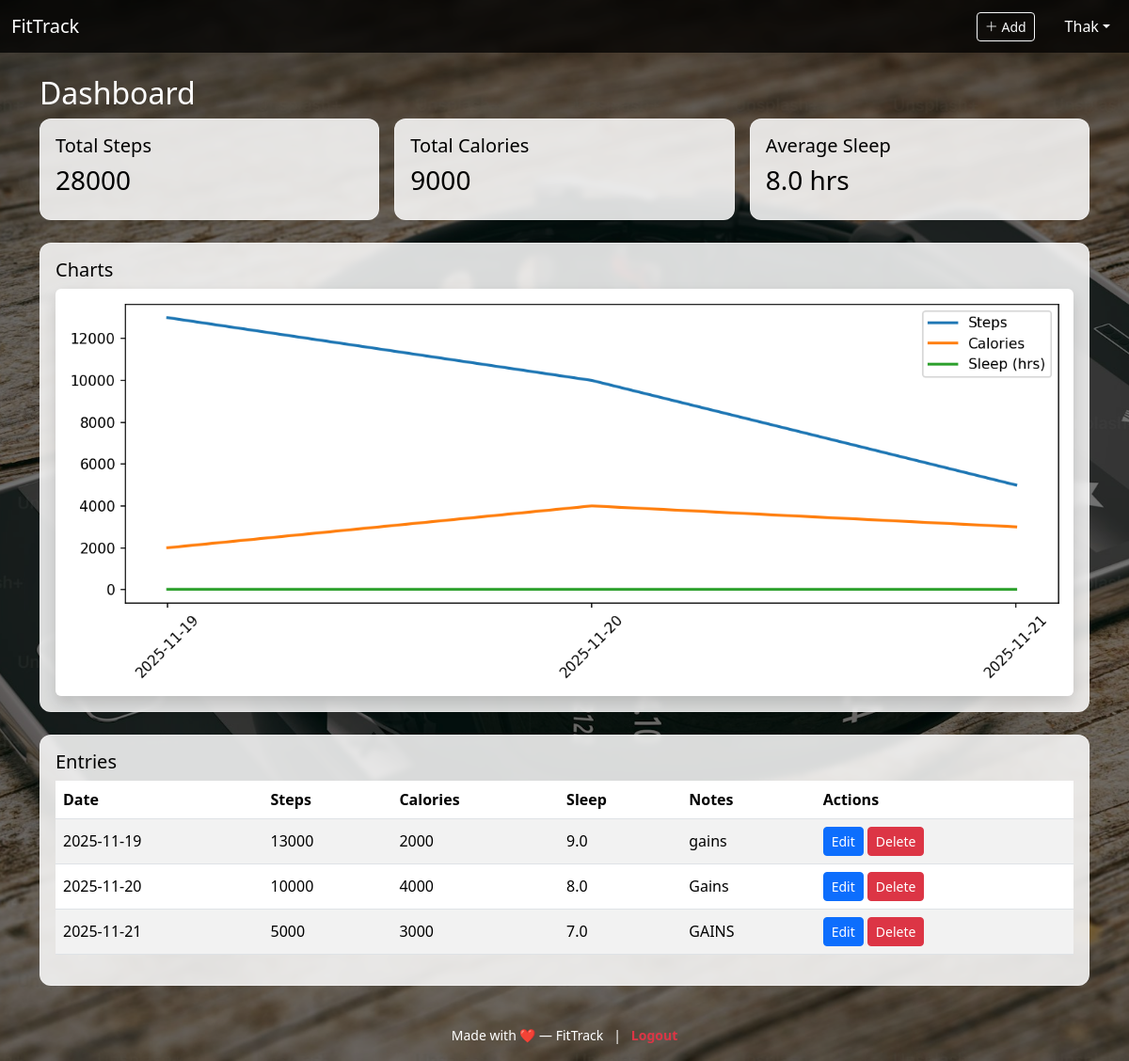
The app's page /dashboard (signed in) with its own data.
### tables this page shows
CREATE TABLE users (
            id INTEGER PRIMARY KEY AUTOINCREMENT,
            username TEXT UNIQUE NOT NULL,
            password TEXT NOT NULL,
            name TEXT,
            email TEXT,
            avatar TEXT
        );

CREATE TABLE fitness (
            id INTEGER PRIMARY KEY AUTOINCREMENT,
            user_id INTEGER,
            date TEXT,
            steps INTEGER,
            calories INTEGER,
            sleep_hours REAL,
            notes TEXT,
            FOREIGN KEY(user_id) REFERENCES users(id)
        );

### app.py (the view)
@app.route("/dashboard")
def dashboard():
    user = current_user()
    if not user:
        return redirect(url_for("login"))
    conn = get_db()
    rows = conn.execute(
        "SELECT * FROM fitness WHERE user_id=? ORDER BY date ASC",
        (user["id"],)
    ).fetchall()
    conn.close()
    total_steps = sum(r["steps"] or 0 for r in rows)
    total_cal = sum(r["calories"] or 0 for r in rows)
    avg_sleep = round(
        sum(r["sleep_hours"] or 0 for r in rows) / len(rows), 2
    ) if rows else 0
    return render_template(
        "dashboard.html",
        records=rows,
        total_steps=total_steps,
        total_cal=total_cal,
        avg_sleep=avg_sleep
    )

### app.py (called while the page is built)
def get_db():
    conn = sqlite3.connect(DB)
    conn.row_factory = sqlite3.Row
    return conn

@app.context_processor
def inject_user():
    return dict(current_user=current_user, session=session)

def current_user():
    uid = session.get("user_id")
    if not uid:
        return None
    conn = get_db()
    user = conn.execute("SELECT * FROM users WHERE id=?", (uid,)).fetchone()
    conn.close()
    return user

### templates/dashboard.html
{% extends "base.html" %}
{% block content %}
<h2>Dashboard</h2>
<div class="row g-3">
  <div class="col-md-4">
    <div class="card p-3">
      <h5>Total Steps</h5>
      <h3>{{ total_steps }}</h3>
    </div>
  </div>
  <div class="col-md-4">
    <div class="card p-3">
      <h5>Total Calories</h5>
      <h3>{{ total_cal }}</h3>
    </div>
  </div>
  <div class="col-md-4">
    <div class="card p-3">
      <h5>Average Sleep</h5>
      <h3>{{ avg_sleep }} hrs</h3>
    </div>
  </div>
</div>
<div class="card mt-4 p-3">
  <h5>Charts</h5>
  <img src="{{ url_for('plot_png') }}" class="img-fluid rounded shadow">
</div>
<div class="card mt-4 p-3">
  <h5>Entries</h5>
  <table class="table table-striped">
    <thead>
      <tr>
        <th>Date</th>
        <th>Steps</th>
        <th>Calories</th>
        <th>Sleep</th>
        <th>Notes</th>
        <th>Actions</th>
      </tr>
    </thead>
    <tbody>
      {% for r in records %}
      <tr>
        <td>{{ r['date'] }}</td>
        <td>{{ r['steps'] }}</td>
        <td>{{ r['calories'] }}</td>
        <td>{{ r['sleep_hours'] }}</td>
        <td>{{ r['notes'] }}</td>
        <td>
          <a href="{{ url_for('edit_entry', fid=r['id']) }}" class="btn btn-sm btn-primary">Edit</a>
          <a href="{{ url_for('delete_entry', fid=r['id']) }}" class="btn btn-sm btn-danger" onclick="return confirm('Delete entry?')">Delete</a>
        </td>
      </tr>
      {% else %}
      <tr><td colspan="6" class="text-center">No entries yet</td></tr>
      {% endfor %}
    </tbody>
  </table>
</div>
{% endblock %}

### templates/base.html (shortened to what this page needs)
<!doctype html>
<html lang="en">
<head>
  <link href="https://cdn.jsdelivr.net/npm/bootstrap@5.3.2/dist/css/bootstrap.min.css" rel="stylesheet">
  <link href="https://cdn.jsdelivr.net/npm/bootstrap-icons@1.11.3/font/bootstrap-icons.css" rel="stylesheet">
  <link rel="stylesheet" href="{{ url_for('static', filename='style.css') }}">
</head>
<body class="site-background">
<nav class="navbar navbar-expand-lg navbar-light bg-darkToggle">
  <div class="container-fluid">
    <a class="navbar-brand" href="{{ url_for('dashboard') }}">FitTrack</a>
    <div class="collapse navbar-collapse" id="navmenu">
      <ul class="navbar-nav ms-auto align-items-center">
        {% if session.user_id %}
        <li class="nav-item me-2">
          <a class="btn btn-outline-light btn-sm" href="{{ url_for('add_entry') }}">
            <i class="bi bi-plus-lg"></i> Add
          </a>
        </li>
        <li class="nav-item dropdown">
          <a class="nav-link dropdown-toggle d-flex align-items-center" href="#" role="button" data-bs-toggle="dropdown">
            {% set user = current_user() %}
            {{ user['username'] if user else 'User' }}
          </a>
        </li>
        {% else %}
        <li class="nav-item"><a class="nav-link" href="{{ url_for('login') }}">Login</a></li>
        <li class="nav-item"><a class="nav-link" href="{{ url_for('register') }}">Register</a></li>
        {% endif %}
      </ul>
    </div>
  </div>
</nav>
<div class="container py-4">
  {% block content %}{% endblock %}
</div>
<footer class="text-center py-3">
  <small>
    Made with ❤️ — FitTrack
    &nbsp; | &nbsp;
    <a href="{{ url_for('logout') }}" class="text-danger fw-bold" style="text-decoration:none;">
      Logout
    </a>
  </small>
</footer>
</body>
</html>

### static/style.css (style rules this page uses)
body.site-background { background-image: url('/static/images/premium_photo.jpg'); background-size: cover; background-position: center; background-repeat: no-repeat; background-attachment: fixed; min-height: 100vh; position: relative; color: #fff; }
body.site-background::before { content: ""; position: absolute; inset: 0; background: rgba(0,0,0,0.55); z-index: -1; }
.card { background: rgba(255, 255, 255, 0.85) !important; backdrop-filter: blur(3px); -webkit-backdrop-filter: blur(3px); color: #000 !important; border: 1px solid rgba(255,255,255,0.35); border-radius: 12px; }
.navbar { background-color: rgba(0, 0, 0, 0.75) !important; backdrop-filter: blur(5px); }
.navbar .nav-link, .navbar-brand { color: #fff !important; }
.table td, .table th { color: #000 !important; vertical-align: middle; }
footer { color: #fff; }

### records on screen
users: username "Thak"
fitness: date "2025-11-19", steps "13000", calories "2000", sleep_hours "9.0", notes "gains"
fitness: date "2025-11-20", steps "10000", calories "4000", sleep_hours "8.0", notes "Gains"
fitness: date "2025-11-21", steps "5000", calories "3000", sleep_hours "7.0", notes "GAINS"

### other values on screen
{{ total_steps }} "28000"
{{ total_cal }} "9000"
{{ avg_sleep }} "8.0"
